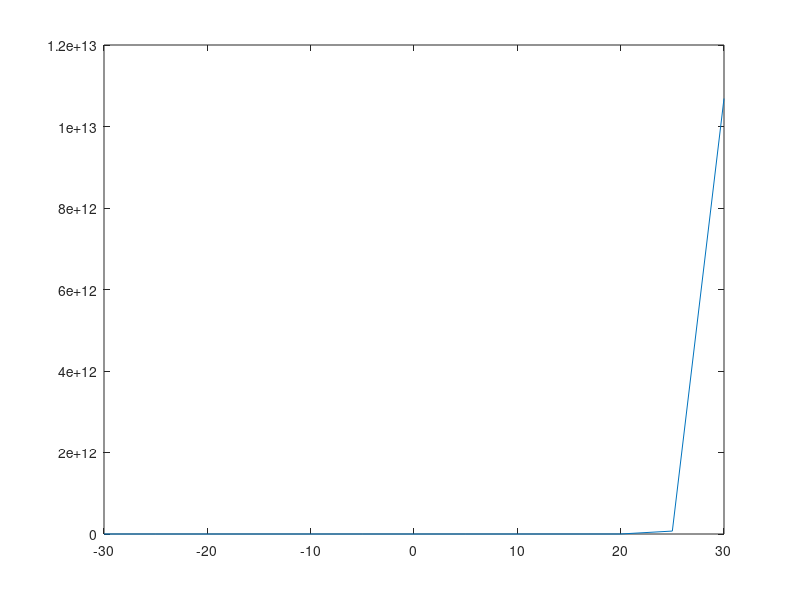

MATLAB code to generate this figure:
% Octave Script
% Title           :Funciones Trascendentes: Trigonométricas, Logarítmicas y Exponenciales (Ejercicio_3)
% Correo          :urbanoorlando79@gmail.com
% Description     :Script para graficar funicones y determinar que tipo de funcion es.
% Author          :Orlando Urbano Trejo (Lando)
% Date            :23_11_2021
% Version         :1
% Usage           :octave>path/Ejercicio_3
%                 :Requiere aplicación octave, usar linea de comandos
%                 :https://octaveintro.readthedocs.io/en/latest/index.html

clear
disp ('Función_3');
% Dominio de la función
x= -30:5:30
% Regla de correspondencia
fx= e.^x
disp ('La función es inyectiva ya que ∀x,y∈D | f(x) = f(y) ⟹ x = y ');
disp ('El dominio de la función es (-∞, ∞)');
disp ('El rango de la función es de (0, ∞)');
disp ('Los puntos donde f(x)=0 son los puntos (0,1)');
% Plotear función
plot (x, fx)
